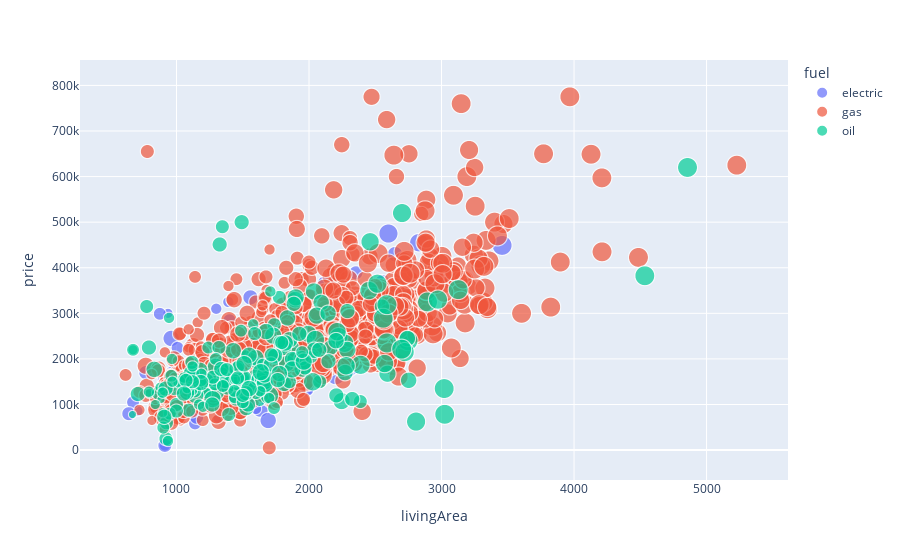

Here is the notebook cell this chart was saved with:
### Code cell
px.scatter(df, x='livingArea', y='price', size='rooms', color='fuel', text='rooms').show()

### Figure 1 — Plotly figure (JSON) as saved in the notebook; plotly's stock layout.template omitted (floating-point values rounded to 4 significant figures; data arrays with more than 128 entries replaced by an {"elided": "..."} marker saying what was removed)
{"data": [{"hovertemplate": "fuel=electric<br>livingArea=%{x}<br>price=%{y}<br>rooms=%{text}<extra></extra>", "legendgroup": "electric", "marker": {"color": "#636efa", "size": {"elided": "315 int values"}, "sizemode": "area", "sizeref": 0.03, "symbol": "circle"}, "mode": "markers+text", "name": "electric", "showlegend": true, "text": {"elided": "315 int values"}, "type": "scattergl", "x": {"elided": "315 int values"}, "xaxis": "x", "y": {"elided": "315 int values"}, "yaxis": "y"}, {"hovertemplate": "fuel=gas<br>livingArea=%{x}<br>price=%{y}<br>rooms=%{text}<extra></extra>", "legendgroup": "gas", "marker": {"color": "#EF553B", "size": {"elided": "1197 int values"}, "sizemode": "area", "sizeref": 0.03, "symbol": "circle"}, "mode": "markers+text", "name": "gas", "showlegend": true, "text": {"elided": "1197 int values"}, "type": "scattergl", "x": {"elided": "1197 int values"}, "xaxis": "x", "y": {"elided": "1197 int values"}, "yaxis": "y"}, {"hovertemplate": "fuel=oil<br>livingArea=%{x}<br>price=%{y}<br>rooms=%{text}<extra></extra>", "legendgroup": "oil", "marker": {"color": "#00cc96", "size": {"elided": "216 int values"}, "sizemode": "area", "sizeref": 0.03, "symbol": "circle"}, "mode": "markers+text", "name": "oil", "showlegend": true, "text": {"elided": "216 int values"}, "type": "scattergl", "x": {"elided": "216 int values"}, "xaxis": "x", "y": {"elided": "216 int values"}, "yaxis": "y"}], "layout": {"legend": {"itemsizing": "constant", "title": {"text": "fuel"}, "tracegroupgap": 0}, "margin": {"t": 60}, "xaxis": {"anchor": "y", "domain": [0, 1], "title": {"text": "livingArea"}}, "yaxis": {"anchor": "x", "domain": [0, 1], "title": {"text": "price"}}}}
